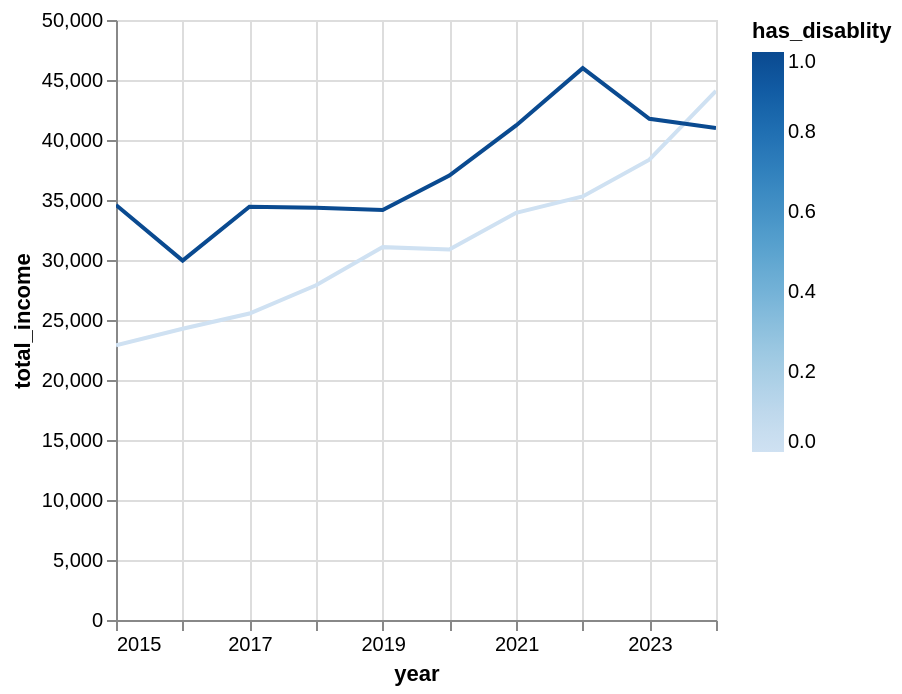

Write notebook code for a chart like this one.
### Markdown cell above
# incomes visualizations

### Code cell
visualize('total_income')

### Figure 1 — Vega-Lite specification as saved in the notebook (floating-point values rounded to 4 significant figures)
{"config": {"view": {"continuousWidth": 300, "continuousHeight": 300}}, "data": {"name": "data-571ff4d283552785d3a0a4e8d37aa72a"}, "mark": {"type": "line", "tooltip": true}, "encoding": {"color": {"field": "has_disablity", "type": "quantitative"}, "x": {"field": "year", "type": "temporal"}, "y": {"field": "total_income", "type": "quantitative"}}, "params": [{"name": "param_1e9efca18e7a2868", "select": {"type": "interval", "encodings": ["x", "y"]}, "bind": "scales"}], "$schema": "https://vega.github.io/schema/vega-lite/v6.1.0.json", "datasets": {"data-571ff4d283552785d3a0a4e8d37aa72a": [{"year": "2020-01-01T00:00:00", "has_disablity": 0, "total_income": 30880.0}, {"year": "2018-01-01T00:00:00", "has_disablity": 0, "total_income": 27890.0}, {"year": "2017-01-01T00:00:00", "has_disablity": 1, "total_income": 34430.0}, {"year": "2024-01-01T00:00:00", "has_disablity": 1, "total_income": 40990.0}, {"year": "2024-01-01T00:00:00", "has_disablity": 0, "total_income": 44090.0}, {"year": "2015-01-01T00:00:00", "has_disablity": 0, "total_income": 22890.0}, {"year": "2015-01-01T00:00:00", "has_disablity": 1, "total_income": 34590.0}, {"year": "2020-01-01T00:00:00", "has_disablity": 1, "total_income": 37040.0}, {"year": "2019-01-01T00:00:00", "has_disablity": 0, "total_income": 31070.0}, {"year": "2021-01-01T00:00:00", "has_disablity": 1, "total_income": 41210.0}, {"year": "2022-01-01T00:00:00", "has_disablity": 1, "total_income": 45990.0}, {"year": "2016-01-01T00:00:00", "has_disablity": 1, "total_income": 29950.0}, {"year": "2018-01-01T00:00:00", "has_disablity": 1, "total_income": 34350.0}, {"year": "2021-01-01T00:00:00", "has_disablity": 0, "total_income": 33930.0}, {"year": "2016-01-01T00:00:00", "has_disablity": 0, "total_income": 24270.0}, {"year": "2019-01-01T00:00:00", "has_disablity": 1, "total_income": 34170.0}, {"year": "2017-01-01T00:00:00", "has_disablity": 0, "total_income": 25540.0}, {"year": "2023-01-01T00:00:00", "has_disablity": 0, "total_income": 38360.0}, {"year": "2022-01-01T00:00:00", "has_disablity": 0, "total_income": 35300.0}, {"year": "2023-01-01T00:00:00", "has_disablity": 1, "total_income": 41770.0}]}}
